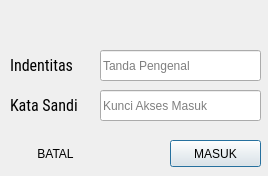
<?xml version="1.0" encoding="UTF-8"?>
<ui version="4.0">
 <class>form_masuk</class>
 <widget class="QDialog" name="form_masuk">
  <property name="enabled">
   <bool>true</bool>
  </property>
  <property name="geometry">
   <rect>
    <x>0</x>
    <y>0</y>
    <width>268</width>
    <height>176</height>
   </rect>
  </property>
  <property name="sizePolicy">
   <sizepolicy hsizetype="Fixed" vsizetype="Fixed">
    <horstretch>0</horstretch>
    <verstretch>0</verstretch>
   </sizepolicy>
  </property>
  <property name="windowTitle">
   <string>Si Oni - Masuk</string>
  </property>
  <property name="locale">
   <locale language="Indonesian" country="Indonesia"/>
  </property>
  <property name="modal">
   <bool>false</bool>
  </property>
  <widget class="QLabel" name="labelIdentitas">
   <property name="geometry">
    <rect>
     <x>10</x>
     <y>50</y>
     <width>91</width>
     <height>31</height>
    </rect>
   </property>
   <property name="font">
    <font>
     <family>Roboto Condensed</family>
     <pointsize>12</pointsize>
    </font>
   </property>
   <property name="text">
    <string>Indentitas</string>
   </property>
   <property name="textFormat">
    <enum>Qt::PlainText</enum>
   </property>
   <property name="alignment">
    <set>Qt::AlignLeading|Qt::AlignLeft|Qt::AlignVCenter</set>
   </property>
  </widget>
  <widget class="QLabel" name="labelKataSandi">
   <property name="geometry">
    <rect>
     <x>10</x>
     <y>90</y>
     <width>91</width>
     <height>31</height>
    </rect>
   </property>
   <property name="font">
    <font>
     <family>Roboto Condensed</family>
     <pointsize>12</pointsize>
    </font>
   </property>
   <property name="text">
    <string>Kata Sandi</string>
   </property>
   <property name="textFormat">
    <enum>Qt::PlainText</enum>
   </property>
   <property name="alignment">
    <set>Qt::AlignLeading|Qt::AlignLeft|Qt::AlignVCenter</set>
   </property>
  </widget>
  <widget class="QLineEdit" name="inIdentitas">
   <property name="geometry">
    <rect>
     <x>100</x>
     <y>50</y>
     <width>161</width>
     <height>31</height>
    </rect>
   </property>
   <property name="toolTip">
    <string notr="true">Identitas dapat berupa NIP atau nama pengguna</string>
   </property>
   <property name="placeholderText">
    <string>Tanda Pengenal</string>
   </property>
  </widget>
  <widget class="QLineEdit" name="inKataSandi">
   <property name="geometry">
    <rect>
     <x>100</x>
     <y>90</y>
     <width>161</width>
     <height>31</height>
    </rect>
   </property>
   <property name="toolTip">
    <string>Kata sandi adalah sesuatu yang sangat rahasia</string>
   </property>
   <property name="echoMode">
    <enum>QLineEdit::Password</enum>
   </property>
   <property name="placeholderText">
    <string>Kunci Akses Masuk</string>
   </property>
  </widget>
  <widget class="QPushButton" name="btnMasuk">
   <property name="geometry">
    <rect>
     <x>170</x>
     <y>140</y>
     <width>91</width>
     <height>27</height>
    </rect>
   </property>
   <property name="cursor">
    <cursorShape>PointingHandCursor</cursorShape>
   </property>
   <property name="text">
    <string>MASUK</string>
   </property>
   <property name="default">
    <bool>true</bool>
   </property>
  </widget>
  <widget class="QPushButton" name="btnBatal">
   <property name="geometry">
    <rect>
     <x>10</x>
     <y>140</y>
     <width>91</width>
     <height>27</height>
    </rect>
   </property>
   <property name="cursor">
    <cursorShape>PointingHandCursor</cursorShape>
   </property>
   <property name="text">
    <string>BATAL</string>
   </property>
   <property name="autoDefault">
    <bool>false</bool>
   </property>
   <property name="flat">
    <bool>true</bool>
   </property>
  </widget>
  <widget class="QLabel" name="labelNotifikasi">
   <property name="geometry">
    <rect>
     <x>10</x>
     <y>10</y>
     <width>251</width>
     <height>31</height>
    </rect>
   </property>
   <property name="font">
    <font>
     <pointsize>9</pointsize>
    </font>
   </property>
   <property name="text">
    <string/>
   </property>
   <property name="alignment">
    <set>Qt::AlignLeading|Qt::AlignLeft|Qt::AlignTop</set>
   </property>
  </widget>
 </widget>
 <resources/>
 <connections/>
</ui>
